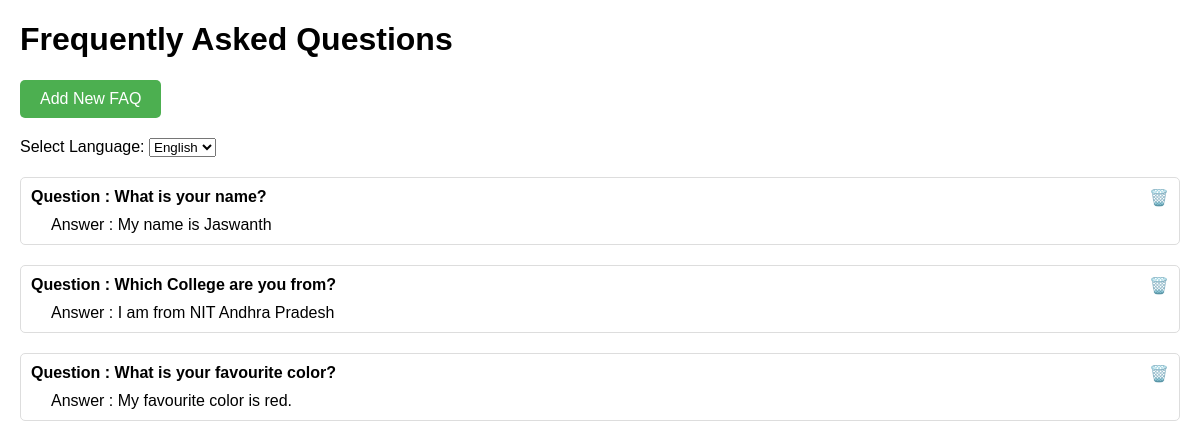
Before: / with the older database file.
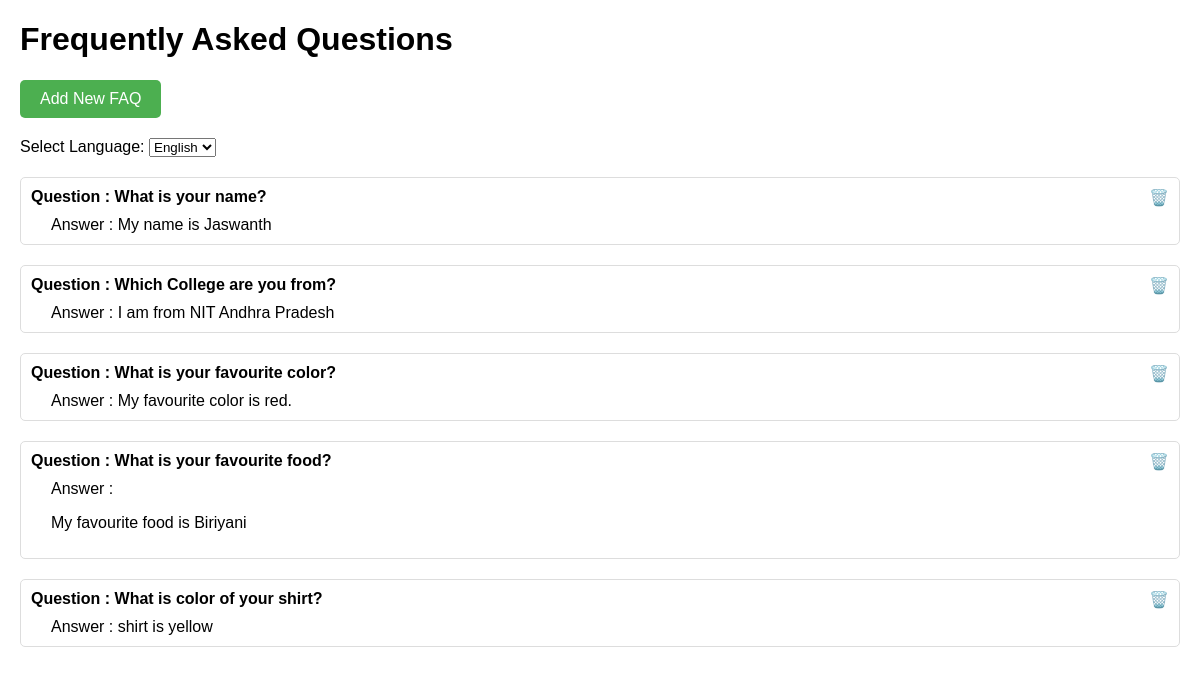
After: the same page with the newer database file.
### faq/models.py (models this page shows, shortened)
class FAQ(models.Model):
    question = models.TextField()
    answer = RichTextField()
    question_hi = models.TextField(blank=True, null=True)  # Hindi translation
    answer_hi = RichTextField(blank=True, null=True)  # Hindi translation
    question_bn = models.TextField(blank=True, null=True)  # Bengali translation
    answer_bn = RichTextField(blank=True, null=True)  # Bengali translation
    question_te = models.TextField(blank=True, null=True)  # Telugu translation
    answer_te = RichTextField(blank=True, null=True)  # Telugu translation
    def get_translated_question(self, lang='en'):
        return getattr(self, f'question_{lang}', self.question) or self.question
    def get_translated_answer(self, lang='en'):
        return getattr(self, f'answer_{lang}', self.answer) or self.answer

### faq/views.py (the view)
# urls.py: path('', views.faq_list, name='faq-list'),  # FAQ list page
def faq_list(request):
    lang = request.GET.get('lang', 'en')  # Get the selected language
    faqs = FAQ.objects.all()
    for faq in faqs:
        faq.question = faq.get_translated_question(lang)
        faq.answer = faq.get_translated_answer(lang)
    return render(request, 'faq/faq_list.html', {'faqs': faqs})

### faq/templates/faq/faq_list.html (shortened to what this page needs)
<!DOCTYPE html>
<html lang="en">
<head>
</head>
<body>
    <h1>Frequently Asked Questions</h1>
    <a href="{% url 'add-faq' %}" class="add-faq-link">Add New FAQ</a>
    <div class="language-selector">
        <label for="language">Select Language:</label>
        <select id="language" onchange="changeLanguage()">
            <option value="en">English</option>
        </select>
    </div>
    <div id="faq-list">
        {% for faq in faqs %}
            <div class="faq-item">
                <span class="delete-icon" data-url="{% url 'delete-faq' faq.id %}" onclick="confirmDelete(this)">🗑️</span>
                <div class="faq-question">
                    <span>Question : </span>{{ faq.question }}</div>
                <div class="faq-answer">
                    <span>Answer : </span>{{ faq.answer|safe }}</div>
            </div>
        {% endfor %}
    </div>
</body>
</html>

Changed rows visible on the page:
added FAQ: question "What is your favourite food?", answer "My favourite food is Biriyani"
added FAQ: question "What is color of your shirt?", answer "shirt is yellow"
